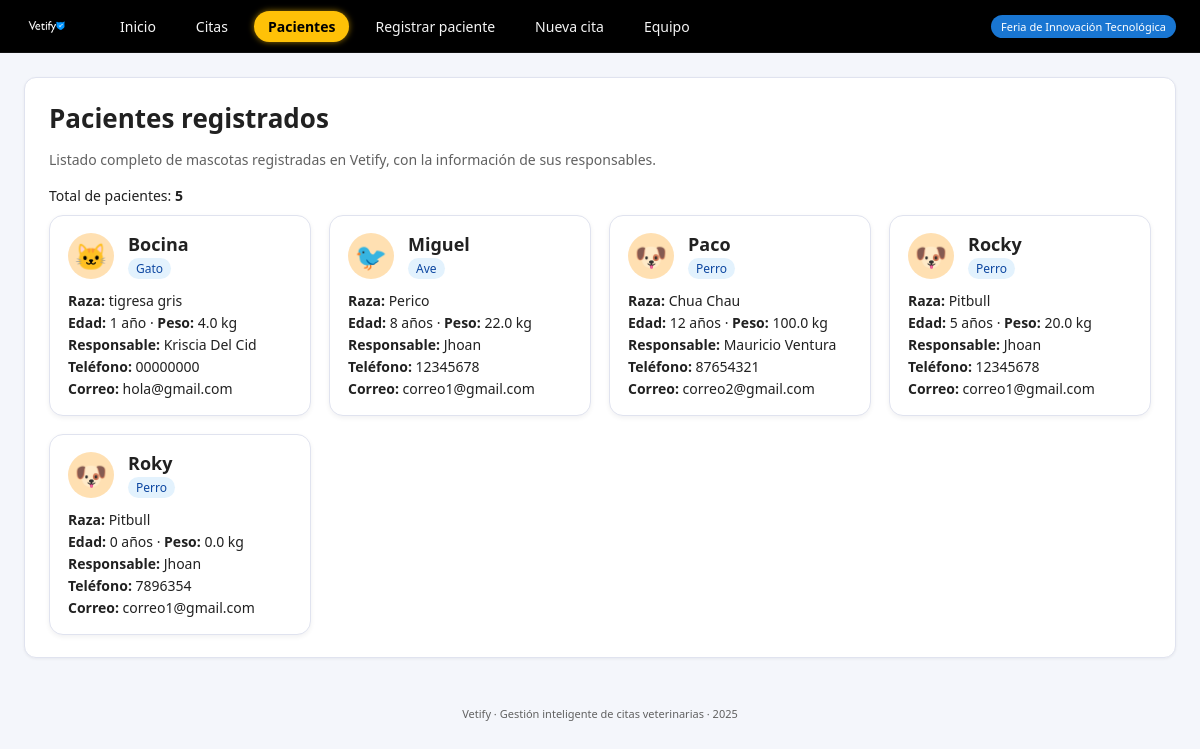
/pacientes, run on the app's committed database.
### tables this page shows
CREATE TABLE mascotas (
        id INTEGER PRIMARY KEY AUTOINCREMENT,
        nombre TEXT NOT NULL,
        tipo TEXT NOT NULL,
        raza TEXT,
        edad INTEGER,
        peso REAL,
        dueno_id INTEGER NOT NULL,
        FOREIGN KEY (dueno_id) REFERENCES duenos(id)
    );

CREATE TABLE duenos (
        id INTEGER PRIMARY KEY AUTOINCREMENT,
        nombre TEXT NOT NULL,
        telefono TEXT NOT NULL,
        correo TEXT NOT NULL
    );

### app.py (the view)
@app.route("/pacientes")
def pacientes():
    pacientes = listar_pacientes_detalle()
    total = len(pacientes)
    return render_template("pacientes.html", pacientes=pacientes, total=total)

### db.py (called while the page is built)
def get_connection():
    conn = sqlite3.connect(DB_NAME)
    conn.row_factory = sqlite3.Row  # acceder por nombre de columna
    return conn

### services.py (called while the page is built)
def listar_pacientes_detalle():
    conn = get_connection()
    cur = conn.cursor()
    cur.execute("""
        SELECT m.id,
               m.nombre,
               m.tipo,
               m.raza,
               m.edad,
               m.peso,
               d.nombre   AS dueno,
               d.telefono AS dueno_telefono,
               d.correo   AS dueno_correo
        FROM mascotas m
        JOIN duenos d ON m.dueno_id = d.id
        ORDER BY m.nombre;
    """)
    filas = cur.fetchall()
    conn.close()
    return filas

### templates/pacientes.html (shortened to what this page needs)
{% extends "base.html" %}
{% block content %}
<div class="card pacientes-page">
    <h1>Pacientes registrados</h1>
    <p class="form-sub">
        Listado completo de mascotas registradas en Vetify, con la información de sus responsables.
    </p>
    {% if pacientes %}
    <div class="patients-header">
        <span class="calendar-total">
            Total de pacientes: <strong>{{ total }}</strong>
        </span>
    </div>
    <div class="patients-grid">
        {% for p in pacientes %}
        {% set tipo = p['tipo']|lower %}
        {% if 'perro' in tipo or 'canino' in tipo %}
            {% set avatar = '🐶' %}
        {% elif 'gato' in tipo or 'felino' in tipo %}
            {% set avatar = '🐱' %}
        {% elif 'ave' in tipo or 'pájaro' in tipo or 'pajaro' in tipo or 'perico' in tipo %}
            {% set avatar = '🐦' %}
        {% elif 'conejo' in tipo %}
            {% set avatar = '🐰' %}
        {% elif 'pez' in tipo %}
            {% set avatar = '🐠' %}
        {% elif 'reptil' in tipo or 'lagarto' in tipo %}
            {% set avatar = '🐍' %}
        {% elif 'hamster' in tipo or 'hámster' in tipo %}
            {% set avatar = '🐹' %}
        {% elif 'tortuga' in tipo %}
            {% set avatar = '🐢' %}
        {% else %}
            {% set avatar = '🐾' %}
        {% endif %}
        <article class="patient-card">
            <header class="patient-header">
                <div class="patient-avatar">
                    {{ avatar }}
                </div>
                <div>
                    <h2 class="patient-name">{{ p['nombre'] }}</h2>
                    <span class="patient-type">{{ p['tipo'] }}</span>
                </div>
            </header>
            <div class="patient-body">
                <p class="patient-line"><strong>Raza:</strong> {{ p['raza'] or 'No especificada' }}</p>
                <p class="patient-line">
                    <strong>Edad:</strong> {{ p['edad'] }} año{{ 's' if p['edad'] != 1 }} ·
                    <strong>Peso:</strong> {{ p['peso'] }} kg
                </p>
                <p class="patient-line"><strong>Responsable:</strong> {{ p['dueno'] }}</p>
                <p class="patient-line"><strong>Teléfono:</strong> {{ p['dueno_telefono'] }}</p>
                <p class="patient-line"><strong>Correo:</strong> {{ p['dueno_correo'] }}</p>
            </div>
        </article>
        {% endfor %}
    </div>
    {% else %}
    <p>No hay pacientes registrados.</p>
    {% endif %}
</div>
{% endblock %}

### static/css/styles.css (style rules this page uses)
:root { --primary: #1976D2; --primary-dark: #0D47A1; --accent: #FFC107; --bg: #F4F6FB; --card-bg: #FFFFFF; --text-main: #212121; --text-soft: #616161; --border-soft: #E0E3EF; --danger: #C62828; --warning: #F9A825; --success: #2E7D32; }
* { box-sizing: border-box; font-family: "Segoe UI", system-ui, sans-serif; }
body { margin: 0; background: var(--bg); color: var(--text-main); font-size: 15px; }
.card { background: var(--card-bg); border-radius: 12px; border: 1px solid var(--border-soft); padding: 22px 24px; box-shadow: 0 1px 3px rgba(15, 23, 42, 0.06); }
.form-sub { font-size: 14px; color: var(--text-soft); margin-bottom: 16px; }
.calendar-total { font-size: 14px; color: var(--text-main); }
.pacientes-page h1 { margin-top: 0; margin-bottom: 10px; font-size: 26px; }
.patients-header { margin-bottom: 10px; }
.patients-grid { display: grid; grid-template-columns: repeat(auto-fit, minmax(260px, 1fr)); gap: 18px; margin-top: 10px; }
.patient-card { background: #FFFFFF; border-radius: 14px; border: 1px solid #E0E3EF; padding: 16px 18px 14px; box-shadow: 0 2px 5px rgba(15, 23, 42, 0.06); display: flex; flex-direction: column; gap: 6px; }
.patient-header { display: flex; align-items: center; gap: 14px; }
.patient-avatar { width: 46px; height: 46px; border-radius: 50%; background: #FFE0B2; display: flex; align-items: center; justify-content: center; font-size: 26px; }
.patient-name { margin: 0; font-size: 18px; font-weight: 700; }
.patient-type { display: inline-block; margin-top: 2px; font-size: 12px; color: var(--primary-dark); background: #E3F2FD; padding: 2px 8px; border-radius: 999px; }
.patient-body { margin-top: 6px; font-size: 14px; color: var(--text-main); }
.patient-line { margin: 0 0 3px 0; }

### data on the page
mascotas: avatar "🐱", nombre "Bocina", tipo "Gato", raza "tigresa gris", edad "1", peso "4.0", dueno "Kriscia Del Cid", dueno_telefono "00000000", dueno_correo "hola@gmail.com"
mascotas: avatar "🐦", nombre "Miguel", tipo "Ave", raza "Perico", edad "8", edad "s", peso "22.0", dueno "Jhoan", dueno_telefono "12345678", dueno_correo "correo1@gmail.com"
mascotas: avatar "🐶", nombre "Paco", tipo "Perro", raza "Chua Chau", edad "12", edad "s", peso "100.0", dueno "Mauricio Ventura", dueno_telefono "87654321", dueno_correo "correo2@gmail.com"
mascotas: avatar "🐶", nombre "Rocky", tipo "Perro", raza "Pitbull", edad "5", edad "s", peso "20.0", dueno "Jhoan", dueno_telefono "12345678", dueno_correo "correo1@gmail.com"
mascotas: avatar "🐶", nombre "Roky", tipo "Perro", raza "Pitbull", edad "0", edad "s", peso "0.0", dueno "Jhoan", dueno_telefono "7896354", dueno_correo "correo1@gmail.com"

### other printed values
{{ total }} "5"
